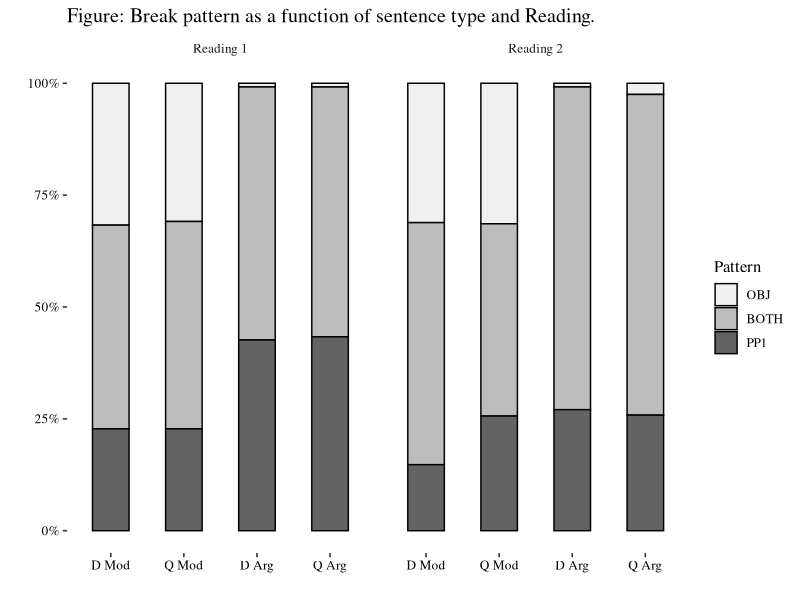
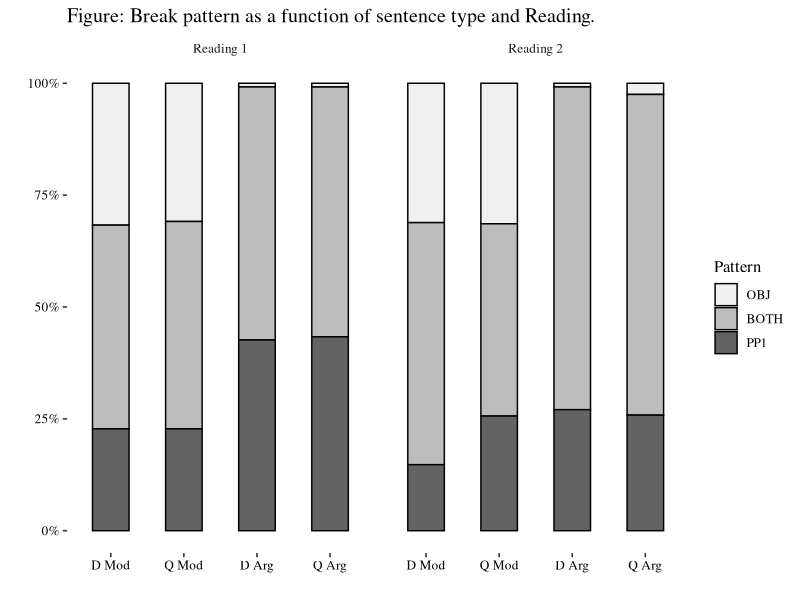

Here is the R script that generated these plots, in order:
## ---- chunk 1
library(kableExtra)
knitr::opts_chunk$set(echo = F,warning = F,message=F)
## ---- chunk 2
library(readr)
library(tidyr)
library(dplyr)
library(stringr)
library(knitr)
library(kableExtra)

items <- read_csv("../csvs/src/exp-items.csv") 

items$asp <- word(items$EDY,3)

items$v <- word(items$EDY,5)

names(items) <- c("no","D Arg","Q Arg","D Mod","Q Mod","asp","v")

fitems <- items %>% gather(key="version",value="text",-no,-asp,-v)

fitems$PP2Status <- word(fitems$version,2)

fitems <-  fitems %>% arrange(asp,v,PP2Status,text)

fitems[c(4:5)] %>% 
  kable(col.names=c("Version", "Text"), booktab=T, linesep = c("","","","\\addlinespace"), longtable=T,
        caption="Experimental items in four versions") %>% 
  kable_styling(latex_options = c("hold_position","repeat_header"))
## ---- chunk 3
library(readr)
library(stringr)
library(tidyr)

fpp <- read_csv("../csvs/src/filler-items+pp.csv")

fnp <- read_csv("../csvs/src/filler-items-pp.csv")

fpp$asp <- word(fpp$FDY,3)
fnp$asp <- word(fnp$FDN,3)

fpp$aspGroup <-fpp$asp %in% c("decided","planned","intended","wanted")
fnp$aspGroup <-fnp$asp %in% c("decided","planned","intended","wanted")

fpp <- fpp %>% arrange(-aspGroup,asp) 
fnp <- fnp %>% arrange(-aspGroup,asp) 

items <- cbind(fpp[1:3],fnp[2:5])

names(items) <- c("no","+PP D","+PP Q","-PP D","-PP Q","asp","aspGroup")

fitems <- items %>% 
  gather(key="version",value="text",-asp,-no,-aspGroup) %>%
  arrange(-aspGroup,asp,no)

ppy<-subset(fitems,grepl("+PP",fitems$version,fixed=T)==TRUE)

ppy[c("version","text")] %>% 
  kable(
    row.names=F,
    col.names=c("Version", "Text"),
    booktab=T,
    linesep = c("","\\addlinespace"),
    longtable=T
  ) %>% 
  kable_styling(latex_options = c("hold_position","repeat_header"))
## ---- chunk 4
ppn<-subset(fitems,grepl("-PP",version,fixed=F)) 

ppn[c("version","text")]%>% 
  kable(
    row.names=F,
    col.names=c("Version", "Text"),booktab=T,linesep = c("","\\addlinespace"),longtable=T) %>% 
  kable_styling(latex_options = c("hold_position","repeat_header"))
## ---- chunk 5
Label <- c("Start", "Next", "Done")
Position <- c("Left shift", "Right shift", "Thumb pad")
Description <- c("Revewal a sentence and begin your reading.", "End your first reading.", "End your second reading and prepare for the next sentence.")
keyTable <- data.frame(Label,Position,Description)
kable(keyTable,booktabs=T) %>%
  kable_styling(latex_options = "hold_position")

## ---- chunk 6
library(scales)
library(readr)
library(dplyr)
library(ggplot2)
library(ggthemes)
kable <- function(...) {
  knitr::kable(booktab = TRUE,...)
}

### global plot themeing
theme_set(
  theme_tufte(base_size = 12) + 
    theme(
      plot.background = element_rect(fill = "white", color = "white"),
      panel.border = element_blank(),
      text = element_text(color="black"),
      axis.text = element_text(color="black")
    )
)

# sentence type order
sto <- function (SentenceType) {
  ifelse(SentenceType %in% c("D Arg", "Q Arg", "D Mod", "Q Mod"),
    return(
      ifelse(
        SentenceType=="Q Arg",
        length(SentenceType),
        ifelse(
          SentenceType=="D Arg",
          length(SentenceType)-1,
          ifelse(
            SentenceType=="Q Mod",
            length(SentenceType)-2,
            length(SentenceType)-3
          )
        )
      )
    ),
    return(1)
  )
}

mdata<-read_csv("export/prosody_data.csv")

r2pdata<-droplevels(subset(mdata,Reading==2 & simple2lvl != "NEITHER"))
qdata <- subset(r2pdata,PP2Status=="Arg")
ddata <- subset(r2pdata,PP2Status=="Mod")

qfreq<-table(qdata$simple2lvl,qdata$SpeechAct) 
qpct<-qfreq %>%
  prop.table(margin=2) %>% apply(2,percent)

qpros<-paste0(qpct, " (",qfreq,")")
qpros<-cbind(qpros[1:3],qpros[4:6])

dfreq<-table(ddata$simple2lvl,ddata$SpeechAct) 
dpct<-dfreq %>%
  prop.table(margin=2) %>% apply(2,percent)

dpros<-paste0(dpct, " (",dfreq,")")
dpros<-cbind(dpros[1:3],dpros[4:6])


r2combo<-as.data.frame(cbind(dpros,qpros))



write_csv(r2combo,"export/ccombo.csv")

r1pdata<-droplevels(subset(mdata,Reading==1 & simple2lvl != "NEITHER"))
qdata <- subset(r1pdata,PP2Status=="Arg")
ddata <- subset(r1pdata,PP2Status=="Mod")

qfreq<-table(qdata$simple2lvl,qdata$SpeechAct) 
qpct<-qfreq %>%
  prop.table(margin=2) %>% apply(2,percent)

qpros<-paste0(qpct, " (",qfreq,")")
qpros<-cbind(qpros[1:3],qpros[4:6])

dfreq<-table(ddata$simple2lvl,ddata$SpeechAct) 
dpct<-dfreq %>%
  prop.table(margin=2) %>% apply(2,percent)

dpros<-paste0(dpct, " (",dfreq,")")
dpros<-cbind(dpros[1:3],dpros[4:6])


r1combo<-as.data.frame(cbind(dpros,qpros))


bothrbothb <- cbind(r1combo,r2combo)
bothrbothb <- bothrbothb %>% as_tibble(.name_repair = "unique")
row.names(bothrbothb) <- c("2Both","1OBJ","3PP1")
row.names(r1combo) <- c("2Both","1OBJ","3PP1")
row.names(r2combo) <- c("2Both","1OBJ","3PP1")
r1combo<-arrange(r1combo,row.names(r1combo))
r2combo<-arrange(r2combo,row.names(r2combo))
bothrbothb<-arrange(bothrbothb,row.names(bothrbothb))
row.names(r1combo) <- c("OBJ only","Both","PP1 only")
row.names(r2combo) <- c("OBJ only","Both","PP1 only")
write_csv(r2combo,"export/ccombo.csv")
## ---- chunk 7
kable(
  r1combo,
  align="c",
  col.names=rep(c("D","Q"),2)
) %>%
  add_header_above(c(" " =1, "Mod"=2,"Arg"=2)) %>%
  column_spec(1,bold=T)%>% kable_styling(latex_options = "hold_position")

## ---- chunk 8
kable(
  r2combo,
  align="c",
  col.names=rep(c("D","Q"),2)
) %>%
  add_header_above(c(" " =1, "Mod"=2,"Arg"=2)) %>%
  column_spec(1,bold=T)%>% kable_styling(latex_options = "hold_position")

## ---- chunk 9

mdata$SentenceType <- paste(mdata$SpeechAct,mdata$PP2Status)
adata <- subset(mdata,simple2lvl!="NEITHER")
adata$reading <- paste("Reading", adata$Reading)

ggplot(adata,    
    aes(
      x=reorder(SentenceType, sto(SentenceType)),
      y=..count..,
      fill=reorder(
        simple2lvl,
        ifelse(simple2lvl=="PP1", 3, ifelse(simple2lvl=="OBJ",1,2))
      )
    )) +
  geom_bar(position="fill",color="black",width=0.5) +
  labs(fill="Pattern",x=" ",y=" ") +
  facet_grid(cols = vars(reading)) +
  scale_y_continuous(labels=scales::percent) + 
  scale_fill_brewer(breaks=c("OBJ", "BOTH", "PP1"), palette="Greys") +
  ggtitle("Figure: Break pattern as a function of sentence type and Reading.")

ggsave("bothbreaks2.pdf",height=3.75,device=cairo_pdf)
# dev.off()
